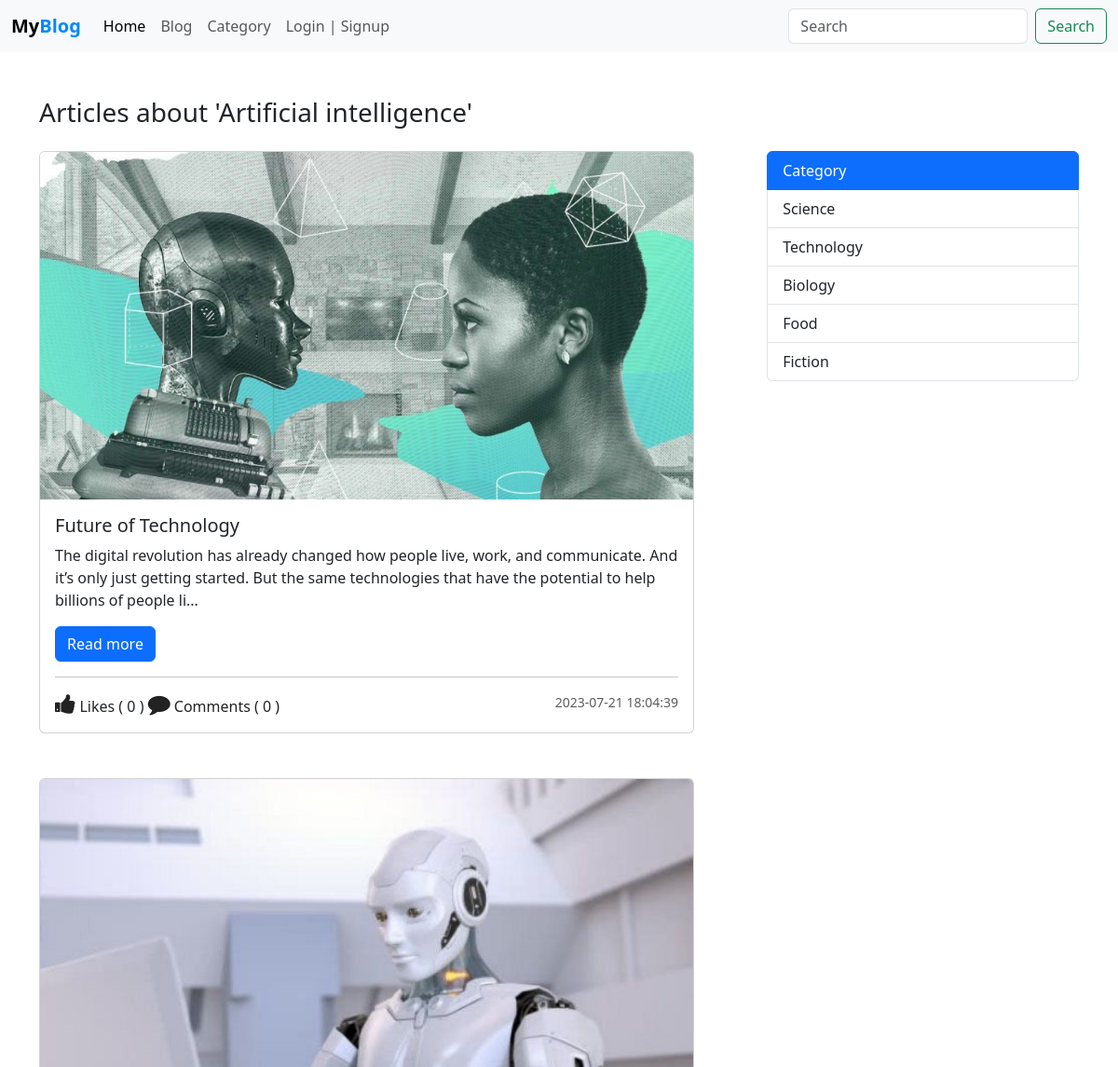
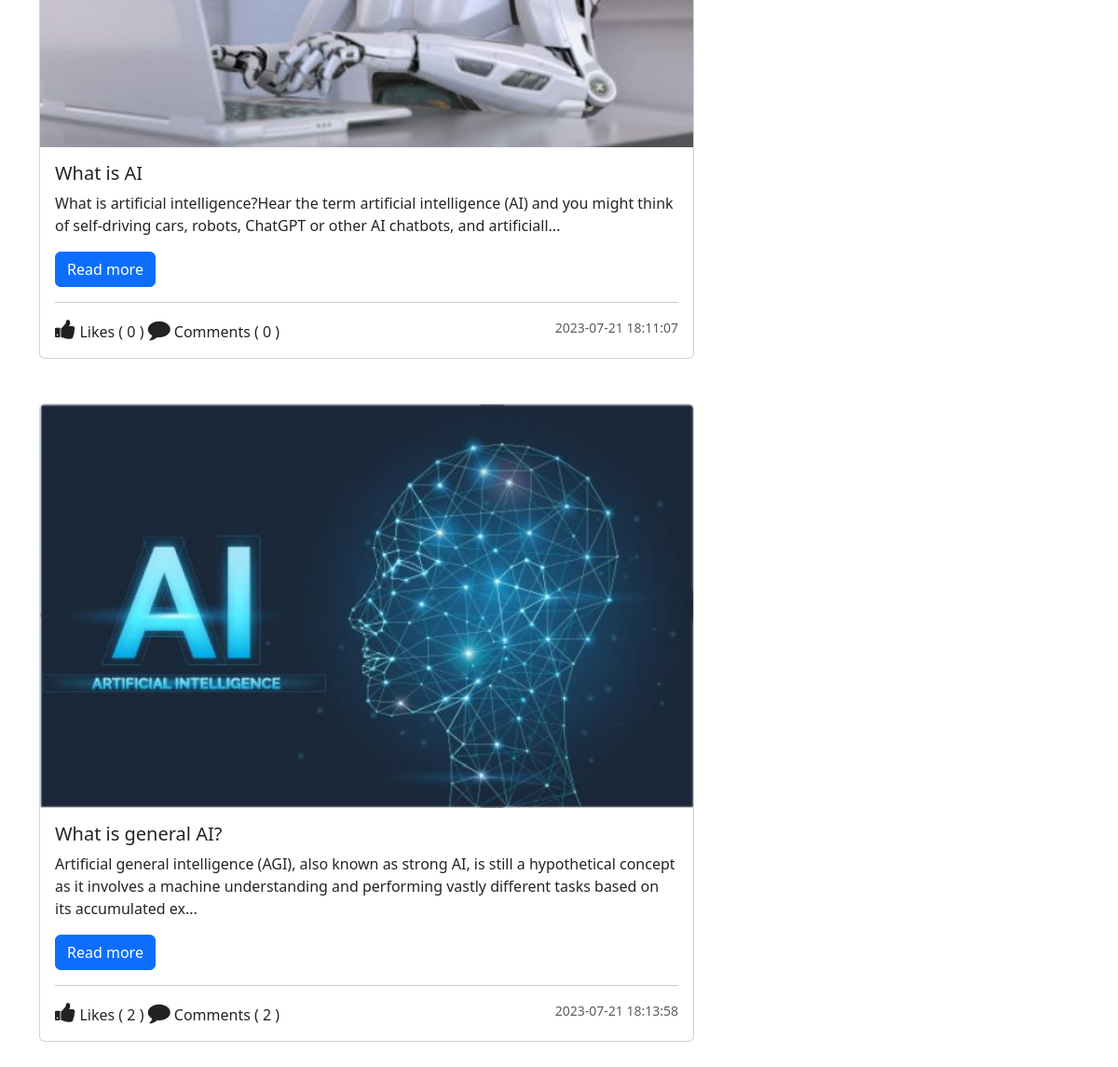
Page /category.php?category_id=9 on the committed database (2 pictures, top to bottom).
### tables this page shows
CREATE TABLE `category` (
  `id` int(11) NOT NULL,
  `category` varchar(127) NOT NULL
);

CREATE TABLE `post` (
  `post_id` int(11) NOT NULL,
  `post_title` varchar(127) NOT NULL,
  `post_text` text NOT NULL,
  `category` int(11) NOT NULL,
  `publish` int(2) NOT NULL DEFAULT 1,
  `cover_url` varchar(255) NOT NULL DEFAULT 'default.jpg',
  `crated_at` datetime NOT NULL DEFAULT current_timestamp()
);

### admin/data/Post.php (called while the page is built, shortened)
<?php
function getAllPostsByCategory($conn, $category_id){
   $sql = "SELECT * FROM post  WHERE category=? AND publish=1";
   $stmt = $conn->prepare($sql);
   $stmt->execute([$category_id]);
   if($stmt->rowCount() >= 1){
         $data = $stmt->fetchAll();
         return $data;
   }else {
       return 0;
   }
}
function getCategoryById($conn, $id){
   $sql = "SELECT * FROM category WHERE id=?";
   $stmt = $conn->prepare($sql);
   $stmt->execute([$id]);
   if($stmt->rowCount() >= 1){
         $data = $stmt->fetch();
         return $data;
   }else {
       return 0;
   }
}
function get5Categoies($conn){
   $sql = "SELECT * FROM category LIMIT 5";
   $stmt = $conn->prepare($sql);
   $stmt->execute();
   if($stmt->rowCount() >= 1){
         $data = $stmt->fetchAll();
         return $data;
   }else {
       return 0;
   }
}
function getAllCategories($conn){
   $sql = "SELECT * FROM category ORDER BY category";
   $stmt = $conn->prepare($sql);
   $stmt->execute();
   if($stmt->rowCount() >= 1){
         $data = $stmt->fetchAll();
         return $data;
   }else {
       return 0;
   }
}

### admin/data/Comment.php (called while the page is built, shortened)
<?php
function CountByPostID($conn, $id){
   $sql = "SELECT * FROM comment WHERE post_id=?";
   $stmt = $conn->prepare($sql);
   $stmt->execute([$id]);
   return $stmt->rowCount();
}
function likeCountByPostID($conn, $id){
   $sql = "SELECT * FROM post_like WHERE post_id=?";
   $stmt = $conn->prepare($sql);
   $stmt->execute([$id]);
   return $stmt->rowCount();
}

### Category.php (the view, shortened to what this page needs)
<?php
$logged = false;
  include_once("db_conn.php");
  include_once("admin/data/Post.php");
  include_once("admin/data/Comment.php");
  $categories = getAllCategories($conn);
  $categories5 = get5Categoies($conn);
  $category = 0;
 ?>
<!DOCTYPE html>
<html lang="en">
<head>
		<?php
           if (isset($_GET['category_id'])){
           	   $c_id =$_GET['category_id'];
           	   $category = getCategoryById($conn, $c_id);
           }else {
              echo "Blog Category Page";
           }
		 ?>
	<link href="https://cdn.jsdelivr.net/npm/bootstrap@5.3.0/dist/css/bootstrap.min.css" rel="stylesheet">
	<link rel="stylesheet" href="https://stackpath.bootstrapcdn.com/font-awesome/4.7.0/css/font-awesome.min.css">
	<link rel="stylesheet" href="css/style.css">
</head>
<body>
 <?php
     include 'inc/NavBar.php';
  ?>
 <div class="container mt-5">
 <h1 class="display-4 mb-4 fs-3">
 			<?php if ($category != 0)
 			  echo "Articles about '".$category['category']."'";
 			else echo "Articles"; ?>
</h1>
  <section class="d-flex">
  	<?php if (!isset($_GET['category_id'])) { ?>
  	   <main class="main-blog p-2">
  	   	  <div class="list-group category-aside">
  	   	  	 <?php foreach ($categories as $category) {?>
			  <a href="category.php?category_id=<?=$category['id']?>"
			     class="list-group-item list-group-item-action">
			  	<?php echo $category['category']; ?>
			  </a>
			<?php } ?>
		   </div>
  	   </main>
  	<?php }else{
  	 $cId = $_GET['category_id'];
  	 $posts = getAllPostsByCategory($conn, $cId);
  	?>
	<?php if ($posts != 0) { ?>
   <main class="main-blog">
   	<?php foreach ($posts as $post) { ?>
   	   <div class="card main-blog-card mb-5">
	  <img src="upload/blog/<?=$post['cover_url']?>" class="card-img-top" alt="...">
	  <div class="card-body">
	    <h5 class="card-title"><?=$post['post_title']?></h5>
	    <?php
            $p = strip_tags($post['post_text']);
            $p = substr($p, 0, 200);
	     ?>
	    <p class="card-text"><?=$p?>...</p>
	    <a href="blog-view.php?post_id=<?=$post['post_id']?>" class="btn btn-primary">Read more</a>
	    <hr>
        <div class="d-flex justify-content-between">
        	<div class="react-btns">
    		<?php
    		$post_id = $post['post_id'];
    		if ($logged) {
    			$liked = isLikedByUserID($conn, $post_id, $user_id);
            if($liked){
    		 ?>
        	<i class="fa fa-thumbs-up liked like-btn"
		   	   post-id="<?=$post_id?>"
		   	   liked="1"
		   	   aria-hidden="true"></i>
		       <?php }else{ ?>
		    <i class="fa fa-thumbs-up like like-btn"
		        post-id="<?=$post_id?>"
		   	    liked="0"
		        aria-hidden="true"></i>
		    <?php } } else{ ?>
		    <i class="fa fa-thumbs-up" aria-hidden="true"></i>
		    <?php } ?>
		   Likes (
    <span><?php
   echo likeCountByPostID($conn, $post['post_id']);
     ?></span> )
		    <a href="blog-view.php?post_id=<?=$post['post_id']?>#comments">
        	<i class="fa fa-comment" aria-hidden="true"></i> Comments (
		        <?php
                    echo CountByPostID($conn, $post['post_id']);
		         ?>
		        )
		    </a>
		    </div>
		    <small class="text-body-secondary"><?=$post['crated_at']?></small>
        </div>
	  </div>
	</div>
   <?php } ?>
   </main>
  	<?php } } ?>
       <aside class="aside-main">
       	   <div class="list-group category-aside">
			  <a href="#"
			     class="list-group-item list-group-item-action active"
			     aria-current="true">
			    Category
			  </a>
			  <?php foreach ($categories5 as $category ) { ?>
			  <a href="category.php?category_id=<?=$category['id']?>"
			  	 class="list-group-item list-group-item-action">
			  	<?php echo $category['category']; ?>
			  </a>
			  <?php } ?>
			</div>
       </aside>
  </section>
    </div>
</body>
</html>

### inc/NavBar.php (shortened to what this page needs)
<nav class="navbar navbar-expand-lg bg-body-tertiary">
	  <div class="container-fluid">
	    <a class="navbar-brand" href="blog.php">
	    	<b>My<span style="color: #0088FF;">Blog</span>
	    	</b>
	    </a>
	    <div class="collapse navbar-collapse" id="navbarSupportedContent">
	      <ul class="navbar-nav me-auto mb-2 mb-lg-0">
	        <li class="nav-item">
	          <a class="nav-link active" aria-current="page" href="index.php">Home</a>
	        </li>
	        <li class="nav-item">
	          <a class="nav-link" href="blog.php">Blog</a>
	        </li>
	        <li class="nav-item">
	          <a class="nav-link"
	             href="category.php">
	             Category</a>
	        </li>
	         <?php
               if ($logged) {
	         ?>
	        <li class="nav-item dropdown">
	          <a class="nav-link dropdown-toggle"
	             href="profile.php"
	             role="button"
	             data-bs-toggle="dropdown"
	             aria-expanded="false">
	             <i class="fa fa-user"
	                aria-hidden="true"></i>
	            @<?=$_SESSION['username']?>
	          </a>
	          <ul class="dropdown-menu">
	            <li><a class="dropdown-item"
	            	   href="logout.php">
	            	   Logout</a></li>
	          </ul>
	        </li>
	        <?php
               } else {
	         ?>
	         <li class="nav-item">
	          <a class="nav-link" href="login.php">Login | Signup</a>
	        </li>
	         <?php
               }
	         ?>
	      </ul>
	      <form class="d-flex"
	             role="search"
	             method="GET"
	             action="blog.php">
	        <input class="form-control me-2"
	               type="search"
	               name="search"
	               placeholder="Search"
	               aria-label="Search">
	        <button class="btn btn-outline-success"
	                type="submit">
	                Search</button>
	      </form>
	    </div>
	  </div>
	</nav>

### css/style.css (style rules this page uses)
img { max-width: 100%; }
.main-blog-card { width: 90%; }
.category-aside { width: 100%; }
.main-blog { width: 70%; }
.aside-main { width: 30%; }
.react-btns i { font-size: 24px; color: #222; cursor: pointer; }
.react-btns a { text-decoration: none; color: #222; cursor: pointer; }

### rows in the picture
category: category "Artificial intelligence"
post: cover_url (picture), post_title "Future of Technology", post_text "The digital revolution has already changed how people live, work, and communicate. And it’s only just getting started. But the same technologies that have the potential to help billions of people li", post_id "0", crated_at "2023-07-21 18:04:39"
post: cover_url (picture), post_title "What is AI", post_text "What is artificial intelligence?Hear the term artificial intelligence (AI) and you might think of self-driving cars, robots, ChatGPT or other AI chatbots, and artificiall", post_id "0", crated_at "2023-07-21 18:11:07"
post: cover_url (picture), post_title "What is general AI?", post_text "Artificial general intelligence (AGI), also known as strong AI, is still a hypothetical concept as it involves a machine understanding and performing vastly different tasks based on its accumulated ex", post_id "2", crated_at "2023-07-21 18:13:58"
category: category "Science"
category: category "Technology"
category: category "Biology"
category: category "Food"
category: category "Fiction"
